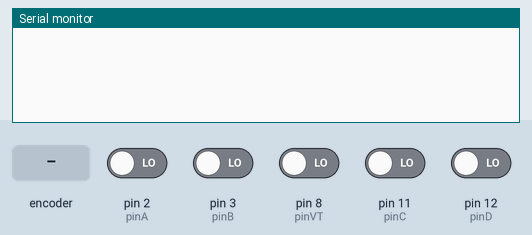
Recording of a sketch running on a simulated Arduino Uno, built with avr-gcc and run on an emulated ATmega328P. Shown: the last lines printed to the serial monitor. The test bench sets the inputs (shaded band); at power-on: pin 2 (pinA), pin 3 (pinB), pin 8 (pinVT), pin 11 (pinC), pin 12 (pinD) LOW.

Above: at 1.2 s.
1.3 s: pin 8 (pinVT) driven HIGH
At 2.4 s:
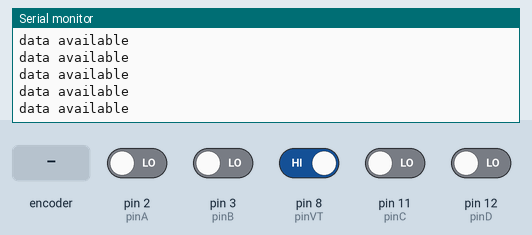
3.2 s: rotary encoder on pin 2 (pinA) / pin 3 (pinB) turned 1 step (first pin leading)
At 3.38 s:
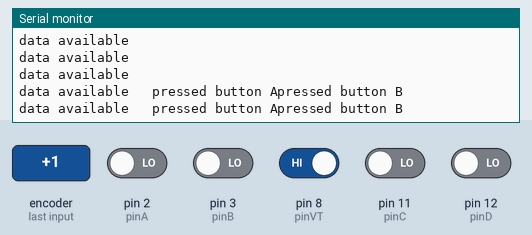
5.2 s: pin 11 (pinC) driven HIGH
At 5.29 s:
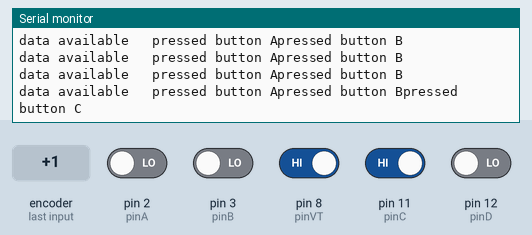
7.1 s: pin 12 (pinD) driven HIGH
At 7.17 s:
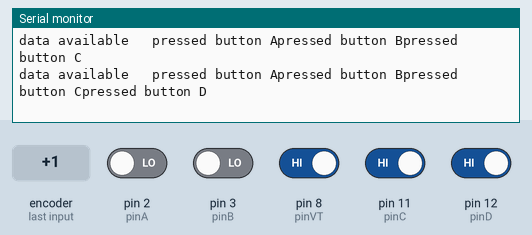
9.0 s: rotary encoder on pin 2 (pinA) / pin 3 (pinB) turned 1 step (first pin leading)
12.2 s: pin 11 (pinC) driven LOW
At 12.32 s:
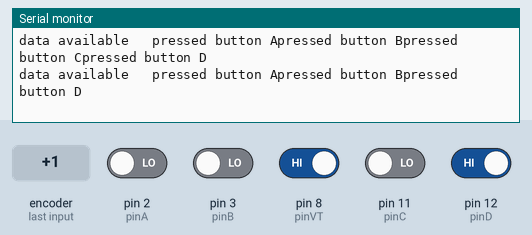

Measured:
- after the input at 1.3 s, the serial monitor: prints a new line at once (image 1)
- after the input at 3.2 s, the serial monitor: prints a new line after 0.12 s (image 2)
- after the input at 5.2 s, the serial monitor: prints a new line at once (image 3)
- after the input at 7.1 s, the serial monitor: prints a new line at once (image 4)
- after the input at 12.2 s, the serial monitor: prints a new line after 0.05 s (image 5)

The sketch:

CocheTestRF.ino
```cpp
int pinVT = 8;
int pinA = 2;
int pinB = 3;
int pinC = 11;
int pinD = 12;

void setup() {
  Serial.begin (9600);

  pinMode (pinVT, INPUT);
  pinMode (pinA, INPUT);
  pinMode (pinB, INPUT);
  pinMode (pinC, INPUT);
  pinMode (pinD, INPUT);
}

void loop() {

  if (digitalRead(pinVT) )

  {
    Serial.print ("data available \t");
    if (digitalRead(pinA)) {
      Serial.print ("pressed button A");

    }
    if (digitalRead(pinB)) {
      Serial.print ("pressed button B");

    }
    if (digitalRead(pinC)) {
      Serial.print ("pressed button C");

    }
    if (digitalRead(pinD)) {
      Serial.print ("pressed button D");
    }

    Serial.println ("\t");
  }
}
```
